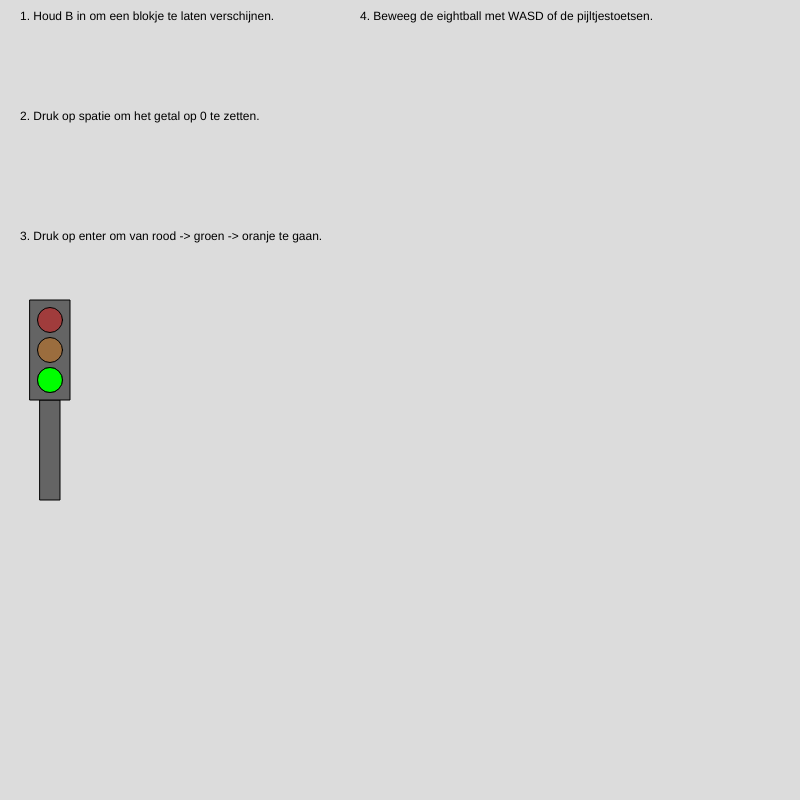
Frame 1 (no input)
Frame 60 (no input): identical to frame 1, image omitted
Frame 120 (the mouse pressed at the canvas centre since frame 60): identical to frame 1, image omitted

The p5.js sketch that drew this single still picture (run headless with seeded random() and noise() and a simulated clock; from frame 60 on, the mouse is pressed at the canvas centre):

// p5.js sketch
// ── sketch.js
let Score = 0

let stopLichtKleur = 1 

function setup() {
  createCanvas(800, 800);
}

function draw() {
  background(220);
 fill(0);
 text("1. Houd B in om een blokje te laten verschijnen.",20,20);
 text("2. Druk op spatie om het getal op 0 te zetten.",20,120);
 text("3. Druk op enter om van rood -> groen -> oranje te gaan.",20,240);
 text("4. Beweeg de eightball met WASD of de pijltjestoetsen.",360,20);

 if(keyIsPressed == true) {
  if (keyCode === 66)
  fill(255);
  rect(20,40,60,60);
 }

 // stoplicht
  fill(100);
  rect(40, 400, 20, 100);
  rect(30, 300, 40, 100);
  fill(255, 0, 0, 100);
  circle(50, 320, 25);
  fill(242, 124, 5, 100);
  circle(50, 350, 25);
  fill(0, 255, 0, 100);
  circle(50, 380, 25);
    
  if (stopLichtKleur == 0){
    fill(255, 0, 0);
    circle(50, 320, 25);
    autoroodspeed = 0

  }

   if (stopLichtKleur == 2){
    fill(242, 124, 5);
    circle(50, 350, 25);
    autoroodspeed = 3
  }
   if (stopLichtKleur == 1){
    fill(0, 255, 0);
    circle(50, 380, 25);
    autoroodspeed = 3
  }
}

function keyPressed()
{
  if (keyCode === 13) {
      
    stopLichtKleur = stopLichtKleur + 1;

    if(stopLichtKleur > 2)
    {
        stopLichtKleur = 0
    }
   
    }
}
